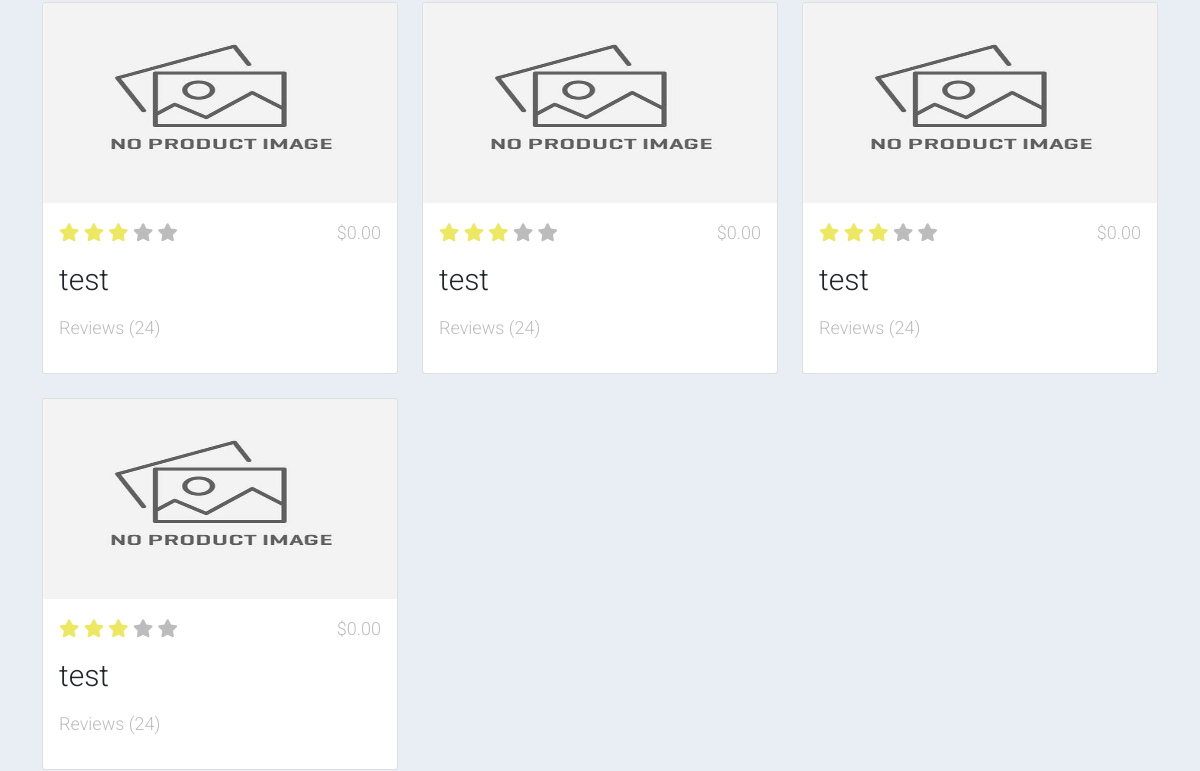
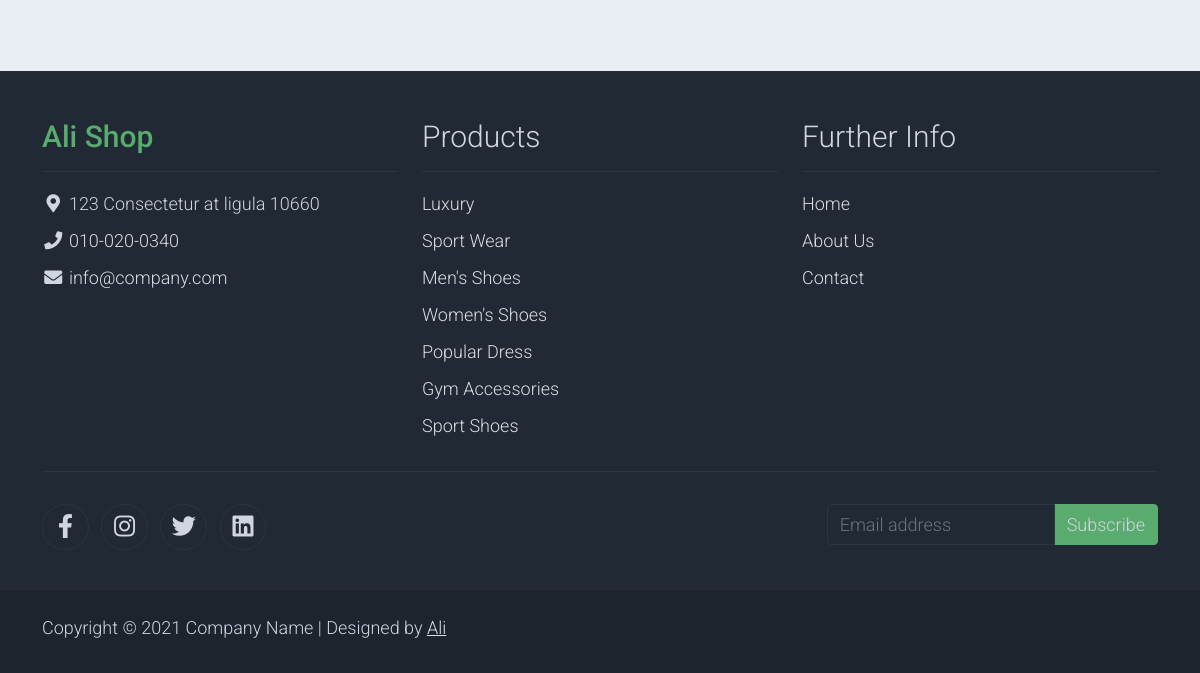
The app's page / (lower part), older data (2 pictures, top to bottom).
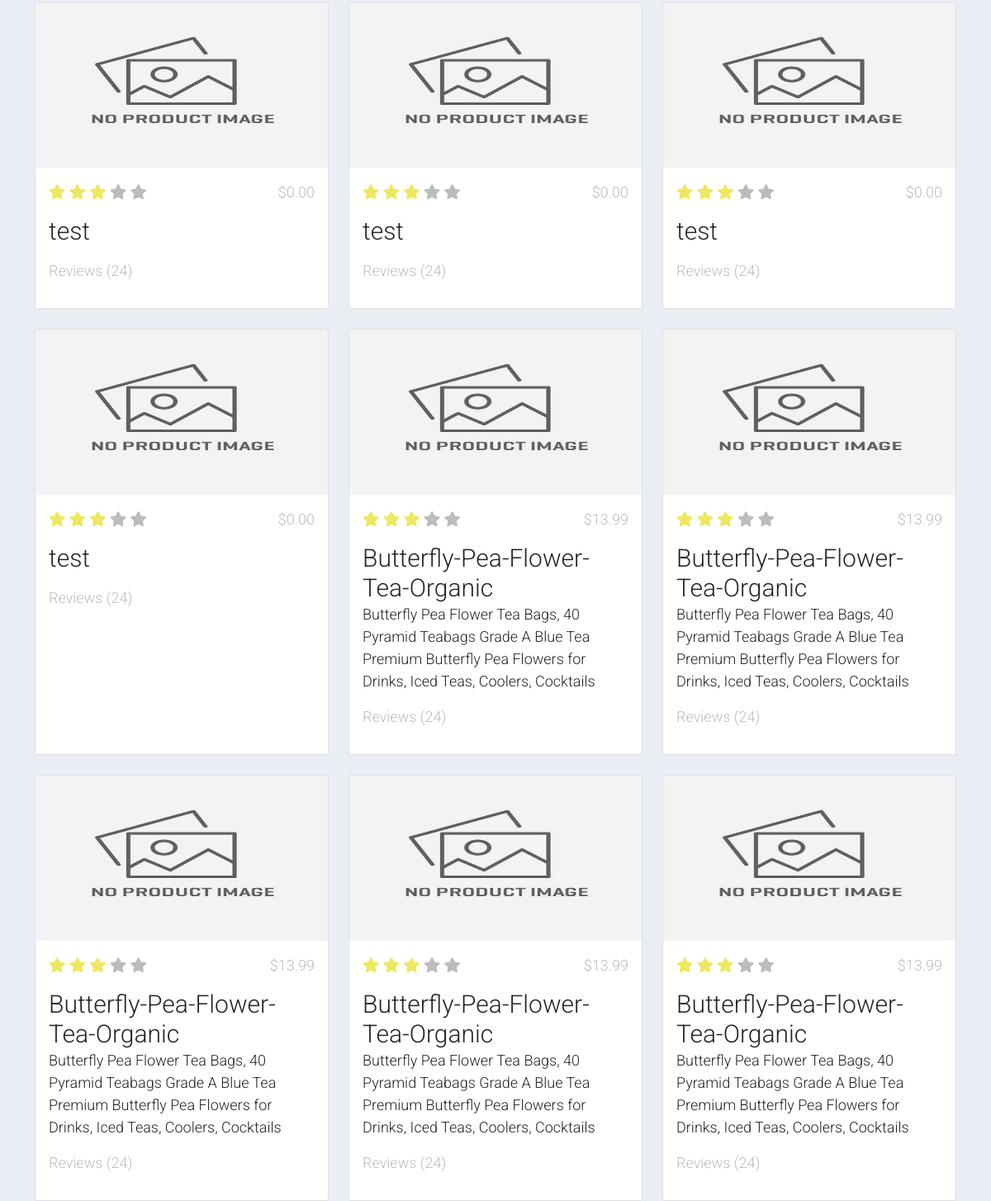
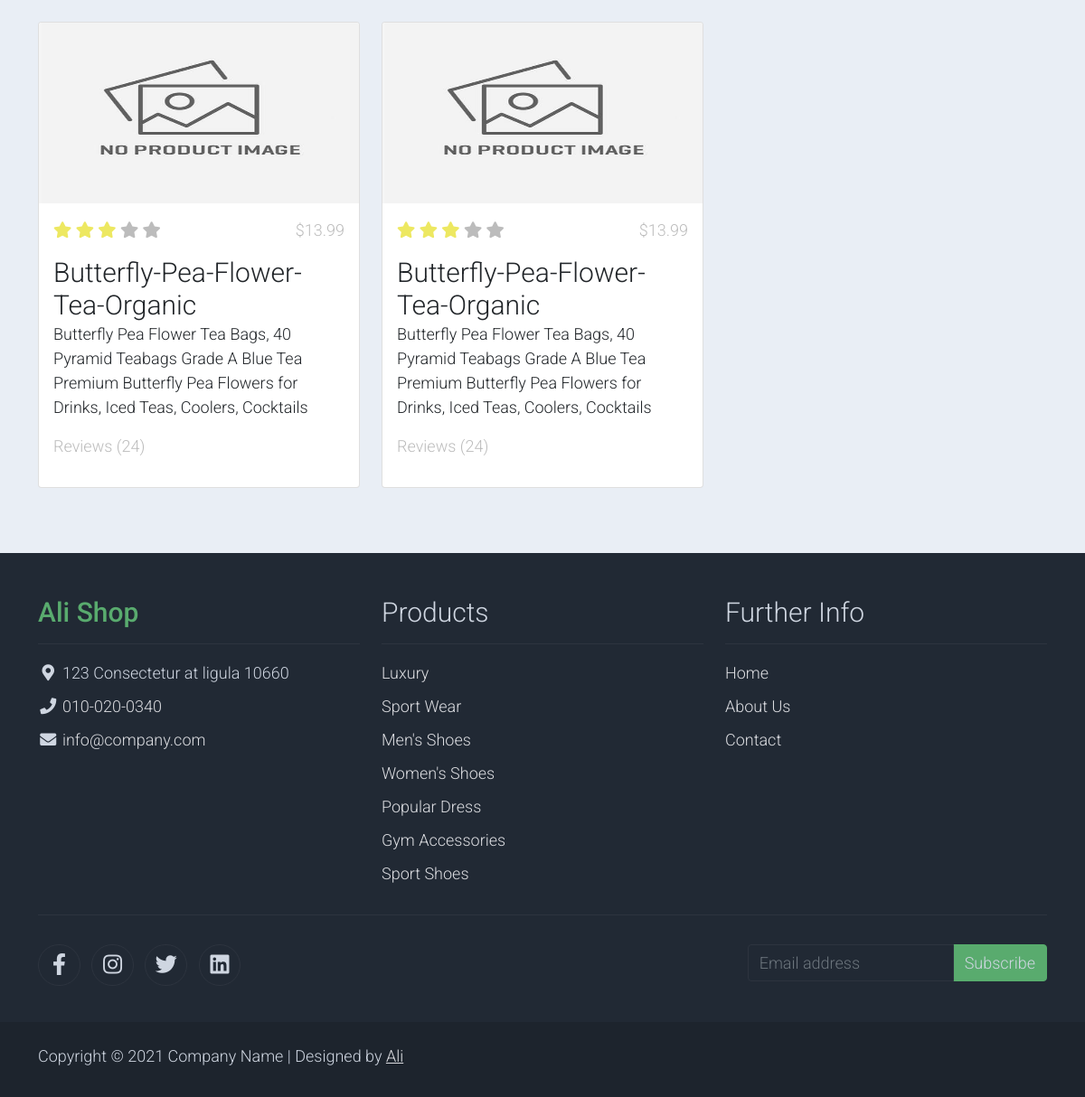
The same page, newer data (2 pictures, top to bottom).
### product/models.py (models this page shows, shortened)
class Product(models.Model):
    uniq_code = models.CharField(max_length=40, null=True, blank=True,unique=True)
    asin = models.CharField(max_length=20, null=True, blank=True)
    domain = models.CharField(max_length=10, null=True, blank=True)
    name = models.CharField(max_length=100, null=True, blank=True)
    title = models.CharField(max_length=150, null=True, blank=True)
    description = models.TextField(null=True, blank=True)
    brand = models.CharField(max_length=50, null=True, blank=True)
    category = models.ForeignKey(Category, on_delete=models.SET_NULL, null=True, blank=True)
    str_category = models.CharField(max_length=60, null=True, blank=True)
    str_categories = models.CharField(max_length=250, null=True, blank=True)
    image = models.ImageField(default="not_found.jpg", upload_to="photos", null=True, blank=True)
    image_url = models.URLField(null=True, blank=True)
    images = models.TextField(null=True, blank=True)
    url = models.URLField(max_length=500, null=True, blank=True)
    rate = models.DecimalField(max_digits=5, decimal_places=2, default=0)
    rating = models.CharField(max_length=80, null=True, blank=True)
    review_count = models.IntegerField(default=0)
    product_status = models.DecimalField(max_digits=5, decimal_places=2, default=0)
    p_score = models.DecimalField(max_digits=7, decimal_places=2, default=0)
    price = models.DecimalField(max_digits=10, decimal_places=2, null=True, blank=True)
    old_price = models.DecimalField(max_digits=10, decimal_places=2, null=True, blank=True)
    prices_alternate = models.CharField(max_length=200, null=True, blank=True)
    price_alternate_mean = models.DecimalField(max_digits=10, decimal_places=2, null=True, blank=True)
    price_alternate_med = models.DecimalField(max_digits=10, decimal_places=2, null=True, blank=True)
    min_30_days = models.BooleanField(null=True, blank=True)
    price_status = models.DecimalField(max_digits=5, decimal_places=2, default=0)
    discount_percent = models.DecimalField(max_digits=6, decimal_places=2,default=0)
    discount_start_date = models.DateTimeField(null=True, blank=True)
    discount_end_date = models.DateTimeField(null=True, blank=True)
    promo_code = models.CharField(max_length=30, null=True, blank=True)
    off_percent = models.DecimalField(max_digits=6, decimal_places=2,default=0)
    coupon_off_percent = models.DecimalField(max_digits=6, decimal_places=2,default=0)
    store_link = models.URLField(null=True, blank=True)
    store_tag = models.CharField(max_length=30, null=True, blank=True)
    store_name = models.CharField(max_length=30, null=True, blank=True)
    s_score = models.DecimalField(max_digits=7, decimal_places=2,default=0)
    channel = models.CharField(max_length=30, null=True, blank=True)
    agent_tag = models.CharField(max_length=30, null=True, blank=True)
    agent_username = models.CharField(max_length=30, null=True, blank=True)
    def disp_image(self):
        return self.image.url if self.image else self.image_url

### product/views.py (the view, shortened to what this page needs)
# urls.py: 2. Add a URL to urlpatterns:  path('', views.home, name='home')
def home(request):
    products = Product.objects.all()
    categories = Category.objects.all()
    selected_category = 0
    context = {
        'products': products,
        "categories": categories,
        "q": request.GET.get("q", ""),
        "selected_category": int(selected_category)
    }
    return render(request, 'index.html', context)

### templates/index.html (shortened to what this page needs)
{% extends 'base.html' %}
{% load static %}
{% block content %}
    <section class="bg-light">
        <div class="container py-5">
            <div class="row">
                {% for product in products %}
                    <div class="col-12 col-md-4 mb-4">
                        <div class="card h-100">
                            <a href="/detail/{{ product.id }}/">
                                {% if product.disp_image %}
                                    <img src="{{ product.disp_image }}" width="200" height="200" class="card-img-top"
                                         alt="{{ product.name }}">
                                {% else %}
                                    <img src="{% static "assets/img/noproduct.jpg" %}" width="200" height="200"
                                         class="card-img-top" alt="{{ product.name }}">
                                {% endif %}
                            </a>
                            <div class="card-body">
                                <ul class="list-unstyled d-flex justify-content-between">
                                    <li>
                                        <i class="text-warning fa fa-star"></i>
                                        <i class="text-warning fa fa-star"></i>
                                        <i class="text-warning fa fa-star"></i>
                                        <i class="text-muted fa fa-star"></i>
                                        <i class="text-muted fa fa-star"></i>
                                    </li>
                                    <li class="text-muted text-right">${{ product.price }}</li>
                                </ul>
                                <a href="/detail/{{ product.id }}/"
                                   class="h2 text-decoration-none text-dark">{{ product.name }}</a>
                                <p class="card-text">
                                    {{ product.description }}
                                </p>
                                <p class="text-muted">Reviews (24)</p>
                            </div>
                        </div>
                    </div>
                {% endfor %}
            </div>
        </div>
    </section>
{% endblock content %}

### templates/base.html (shortened to what this page needs)
{% load static %}
<!DOCTYPE html>
<html lang="en">
<head>
    <link rel="stylesheet" href="{% static 'assets/css/bootstrap.min.css' %}">
    <link rel="stylesheet" href="{% static 'assets/css/templatemo.css' %}">
    <link rel="stylesheet" href="{% static 'assets/css/custom.css' %}">
    <link rel="stylesheet" href="{% static 'assets/css/search-filter.css' %}">
    <link rel="stylesheet" href="{% static 'assets/css/fontawesome.min.css' %}">
</head>
<body>
    {% block content %}{% endblock content %}
    <footer class="bg-dark" id="tempaltemo_footer">
        <div class="container">
            <div class="row">
                <div class="col-md-4 pt-5">
                    <h2 class="h2 text-success border-bottom pb-3 border-light logo">Ali Shop</h2>
                    <ul class="list-unstyled text-light footer-link-list">
                        <li>
                            <i class="fas fa-map-marker-alt fa-fw"></i>
                            123 Consectetur at ligula 10660
                        </li>
                        <li>
                            <i class="fa fa-phone fa-fw"></i>
                            <a class="text-decoration-none" href="tel:010-020-0340">010-020-0340</a>
                        </li>
                        <li>
                            <i class="fa fa-envelope fa-fw"></i>
                            <a class="text-decoration-none" href="mailto:info@company.com">info@company.com</a>
                        </li>
                    </ul>
                </div>
                <div class="col-md-4 pt-5">
                    <h2 class="h2 text-light border-bottom pb-3 border-light">Products</h2>
                    <ul class="list-unstyled text-light footer-link-list">
                        <li><a class="text-decoration-none" href="#">Luxury</a></li>
                        <li><a class="text-decoration-none" href="#">Sport Wear</a></li>
                        <li><a class="text-decoration-none" href="#">Men's Shoes</a></li>
                        <li><a class="text-decoration-none" href="#">Women's Shoes</a></li>
                        <li><a class="text-decoration-none" href="#">Popular Dress</a></li>
                        <li><a class="text-decoration-none" href="#">Gym Accessories</a></li>
                        <li><a class="text-decoration-none" href="#">Sport Shoes</a></li>
                    </ul>
                </div>
                <div class="col-md-4 pt-5">
                    <h2 class="h2 text-light border-bottom pb-3 border-light">Further Info</h2>
                    <ul class="list-unstyled text-light footer-link-list">
                        <li><a class="text-decoration-none" href="/">Home</a></li>
                        <li><a class="text-decoration-none" href="/about">About Us</a></li>
                        <li><a class="text-decoration-none" href="/contact">Contact</a></li>
                    </ul>
                </div>
            </div>
            <div class="row text-light mb-4">
                <div class="col-12 mb-3">
                    <div class="w-100 my-3 border-top border-light"></div>
                </div>
                <div class="col-auto me-auto">
                    <ul class="list-inline text-left footer-icons">
                        <li class="list-inline-item border border-light rounded-circle text-center">
                            <a class="text-light text-decoration-none" target="_blank" href="http://facebook.com/"><i class="fab fa-facebook-f fa-lg fa-fw"></i></a>
                        </li>
                        <li class="list-inline-item border border-light rounded-circle text-center">
                            <a class="text-light text-decoration-none" target="_blank" href="https://www.instagram.com/"><i class="fab fa-instagram fa-lg fa-fw"></i></a>
                        </li>
                        <li class="list-inline-item border border-light rounded-circle text-center">
                            <a class="text-light text-decoration-none" target="_blank" href="https://twitter.com/"><i class="fab fa-twitter fa-lg fa-fw"></i></a>
                        </li>
                        <li class="list-inline-item border border-light rounded-circle text-center">
                            <a class="text-light text-decoration-none" target="_blank" href="https://www.linkedin.com/"><i class="fab fa-linkedin fa-lg fa-fw"></i></a>
                        </li>
                    </ul>
                </div>
                <div class="col-auto">
                    <div class="input-group mb-2">
                        <input type="text" class="form-control bg-dark border-light" id="subscribeEmail" placeholder="Email address">
                        <div class="input-group-text btn-success text-light">Subscribe</div>
                    </div>
                </div>
            </div>
        </div>
        <div class="w-100 bg-black py-3">
            <div class="container">
                <div class="row pt-2">
                    <div class="col-12">
                        <p class="text-left text-light">
                            Copyright &copy; 2021 Company Name
                            | Designed by <a rel="sponsored" href="" target="_blank">Ali</a>
                        </p>
                    </div>
                </div>
            </div>
        </div>
    </footer>
</body>
</html>

### static/assets/css/templatemo.css (style rules this page uses)
body, ul, li, p, a, label, input, div { font-family: 'Roboto', sans-serif; font-size: 18px !important; font-weight: 300 !important; }
.h2 { font-family: 'Roboto', sans-serif; font-size: 30px !important; font-weight: 300; }
.logo { font-weight: 500 !important; }
.text-warning { color: #ede861 !important; }
.text-muted { color: #bcbcbc !important; }
.text-success { color: #59ab6e !important; }
.text-light { color: #cfd6e1 !important; }
.bg-dark { background-color: #212934 !important; }
.bg-light { background-color: #e9eef5 !important; }
.bg-black { background-color: #1d242d !important; }
.btn-success { background-color: #59ab6e !important; border-color: #56ae6c !important; }
.form-control { border: 1px solid #e8e8e8; }
#tempaltemo_footer a { color: #dcdde1; }
#tempaltemo_footer ul.footer-link-list li { padding-top: 10px; }
#tempaltemo_footer ul.footer-icons li { width: 2.6em; height: 2.6em; line-height: 2.6em; }
#tempaltemo_footer .border-light { border-color: #2d343f !important; }

Row changes from the older to the newer data that the page shows:
added Product: price "13.99", name "Butterfly-Pea-Flower-Tea-Organic", description "Butterfly Pea Flower Tea Bags, 40 Pyramid Teabags Grade A Blue Tea Premium Butterfly Pea Flowers for Drinks, Iced Teas, Coolers, Cocktails"
added Product: price "13.99", name "Butterfly-Pea-Flower-Tea-Organic", description "Butterfly Pea Flower Tea Bags, 40 Pyramid Teabags Grade A Blue Tea Premium Butterfly Pea Flowers for Drinks, Iced Teas, Coolers, Cocktails"
added Product: price "13.99", name "Butterfly-Pea-Flower-Tea-Organic", description "Butterfly Pea Flower Tea Bags, 40 Pyramid Teabags Grade A Blue Tea Premium Butterfly Pea Flowers for Drinks, Iced Teas, Coolers, Cocktails"
added Product: price "13.99", name "Butterfly-Pea-Flower-Tea-Organic", description "Butterfly Pea Flower Tea Bags, 40 Pyramid Teabags Grade A Blue Tea Premium Butterfly Pea Flowers for Drinks, Iced Teas, Coolers, Cocktails"
added Product: price "13.99", name "Butterfly-Pea-Flower-Tea-Organic", description "Butterfly Pea Flower Tea Bags, 40 Pyramid Teabags Grade A Blue Tea Premium Butterfly Pea Flowers for Drinks, Iced Teas, Coolers, Cocktails"
added Product: price "13.99", name "Butterfly-Pea-Flower-Tea-Organic", description "Butterfly Pea Flower Tea Bags, 40 Pyramid Teabags Grade A Blue Tea Premium Butterfly Pea Flowers for Drinks, Iced Teas, Coolers, Cocktails"
added Product: price "13.99", name "Butterfly-Pea-Flower-Tea-Organic", description "Butterfly Pea Flower Tea Bags, 40 Pyramid Teabags Grade A Blue Tea Premium Butterfly Pea Flowers for Drinks, Iced Teas, Coolers, Cocktails"
